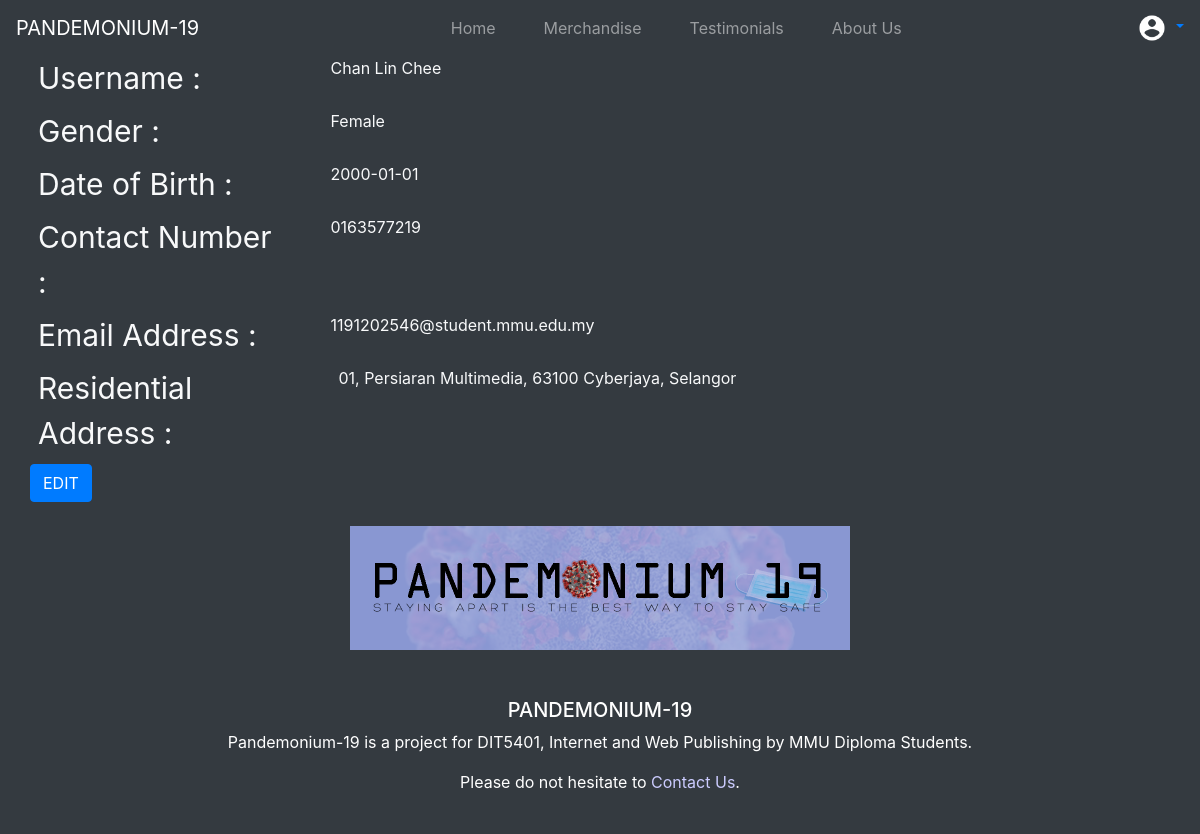
Page /Profile/ViewProfile.php?view&uid=1 (signed in) on the committed database.
### tables this page shows
CREATE TABLE `user` (
  `userID` int(10) NOT NULL,
  `userName` varchar(50) NOT NULL,
  `userEmail` varchar(50) NOT NULL,
  `userContact` varchar(11) NOT NULL,
  `userPassword` varchar(50) NOT NULL,
  `gender` varchar(10) NOT NULL,
  `dateOfBirth` date NOT NULL,
  `residentialAddress` varchar(200) NOT NULL,
  `userType` enum('User','Admin') NOT NULL DEFAULT 'User'
);

### signin_signup_signout_forgetpass_automail/function.php (called while the page is built)
<?php
function check_log($con)
{
	if(isset($_SESSION['userID']))
	{
		$id = $_SESSION['userID'];
		$query = "select * from user where userID = '$id'";
		$result = mysqli_query($con,$query);
		if($result && mysqli_num_rows($result) == 1)
		{
			$user_data = mysqli_fetch_assoc($result);
			return $user_data;
		}
	}else
	{
		header("Location: ../signin_signup_signout_forgetpass_automail/SignInUp_UI.php");
		die;
	}
}

### Profile/ViewProfile.php (the view, shortened to what this page needs)
<!DOCTYPE html>
<html>
    <head>
        <link rel="stylesheet" href="../assets/style2.css"/>
        <link rel="stylesheet"  href="https://maxcdn.bootstrapcdn.com/bootstrap/4.0.0/css/bootstrap.min.css"
>
        <?php require("../Navigation Bar and Footer/navbar.php"); ?>
    </head>
    <?php
        include("data_connection.php");
        if(isset($_GET['view'])) {
            $uID = $_GET['uid'];
            $result = mysqli_query($conn, "SELECT * FROM user WHERE userID=$uID");
            $uname = $user_data["userName"];
            $ugender = $user_data["gender"];
            $udob = $user_data["dateOfBirth"];
            $ucontact = $user_data["userContact"];
            $uemail = $user_data["userEmail"];
            $uaddress = $user_data["residentialAddress"];
        }
    ?>
    <body class="bg-dark text-light">
        <div class="container-fluid">
            <div class="row">
                <div class="col">
                    <div class="container-fluid">
                            <div class="row">
                                <div class="col-3 collttr">
                                    <label class="mx-2">Username : </label>
                                </div>
                                <div class="col">
                                    <label class="mx-2"><?php echo $uname; ?></label>
                                </div>
                            </div>
                            <div class="row">
                                <div class="col-3 collttr">
                                    <label class="mx-2">Gender : </label>
                                </div>
                                <div class="col">
                                    <label class="mx-2"><?php echo $ugender; ?></label>
                                </div>
                            </div>
                            <div class="row">
                                <div class="col-3 collttr">
                                    <label class="mx-2">Date of Birth : </label>
                                </div>
                                <div class="col">
                                    <label class="mx-2"><?php echo $udob; ?></label>
                                </div>
                            </div>
                            <div class="row">
                                <div class="col-3 collttr">
                                    <label class="mx-2">Contact Number : </label>
                                </div>
                                <div class="col">
                                    <label class="mx-2"><?php echo $ucontact; ?></label>
                                </div>
                            </div>
                            <div class="row">
                                <div class="col-3 collttr">
                                    <label class="mx-2">Email Address : </label>
                                </div>
                                <div class="col">
                                    <label class="mx-2"><?php echo $uemail; ?></label>
                                </div>
                            </div>
                            <div class="row">
                                <div class="col-3 collttr">
                                    <label class="mx-2">Residential Address : </label>
                                </div>
                                <div class="col">
                                    <textarae rows="6" cols="51" style="font-size: 1em" class="form-control-lg"><?php echo $uaddress; ?></textarea>
                                </div>
                            </div>
                            <a href="EditProfile.php?view&uid=<?php echo $user_data["userID"]; ?>"><button name="editbtn" id="editbtn" class="btn btn-primary m-auto" value="EDIT">EDIT</button></a>
                        </div>
                </div>
        </div>
    </body>
</html>

### assets/CSS/style2.css (style rules this page uses)
.collttr { font-size: 30px }

### rows in the picture
user: userName "Chan Lin Chee", gender "Female", dateOfBirth "2000-01-01", userContact "0163577219", userEmail "1191202546@student.mmu.edu.my", residentialAddress "01, Persiaran Multimedia, 63100 Cyberjaya, Selangor"
